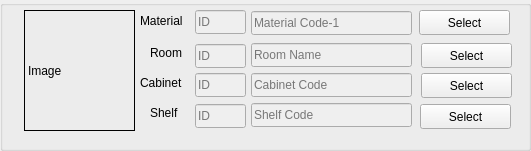
     <widget class="QGroupBox" name="groupBox_24">
      <property name="geometry">
       <rect>
        <x>0</x>
        <y>10</y>
        <width>531</width>
        <height>151</height>
       </rect>
      </property>
      <property name="title">
       <string/>
      </property>
      <widget class="QPushButton" name="pushButton_48">
       <property name="geometry">
        <rect>
         <x>419</x>
         <y>10</y>
         <width>91</width>
         <height>25</height>
        </rect>
       </property>
       <property name="text">
        <string>Select</string>
       </property>
      </widget>
      <widget class="QLabel" name="label_56">
       <property name="geometry">
        <rect>
         <x>140</x>
         <y>73</y>
         <width>51</width>
         <height>20</height>
        </rect>
       </property>
       <property name="text">
        <string>Cabinet</string>
       </property>
      </widget>
      <widget class="QLabel" name="label_11">
       <property name="geometry">
        <rect>
         <x>140</x>
         <y>11</y>
         <width>51</width>
         <height>20</height>
        </rect>
       </property>
       <property name="text">
        <string>Material</string>
       </property>
      </widget>
      <widget class="QLineEdit" name="lineEdit_56">
       <property name="enabled">
        <bool>false</bool>
       </property>
       <property name="geometry">
        <rect>
         <x>251</x>
         <y>11</y>
         <width>161</width>
         <height>24</height>
        </rect>
       </property>
       <property name="echoMode">
        <enum>QLineEdit::Normal</enum>
       </property>
       <property name="placeholderText">
        <string>Material Code-1</string>
       </property>
      </widget>
      <widget class="QLabel" name="label_55">
       <property name="geometry">
        <rect>
         <x>150</x>
         <y>43</y>
         <width>51</width>
         <height>20</height>
        </rect>
       </property>
       <property name="text">
        <string>Room</string>
       </property>
      </widget>
      <widget class="QPushButton" name="pushButton_50">
       <property name="geometry">
        <rect>
         <x>421</x>
         <y>43</y>
         <width>91</width>
         <height>25</height>
        </rect>
       </property>
       <property name="text">
        <string>Select</string>
       </property>
      </widget>
      <widget class="QPushButton" name="pushButton_49">
       <property name="geometry">
        <rect>
         <x>421</x>
         <y>73</y>
         <width>91</width>
         <height>25</height>
        </rect>
       </property>
       <property name="text">
        <string>Select</string>
       </property>
      </widget>
      <widget class="QLineEdit" name="lineEdit_58">
       <property name="enabled">
        <bool>false</bool>
       </property>
       <property name="geometry">
        <rect>
         <x>251</x>
         <y>73</y>
         <width>161</width>
         <height>24</height>
        </rect>
       </property>
       <property name="placeholderText">
        <string>Cabinet Code</string>
       </property>
      </widget>
      <widget class="QLineEdit" name="lineEdit_57">
       <property name="enabled">
        <bool>false</bool>
       </property>
       <property name="geometry">
        <rect>
         <x>251</x>
         <y>43</y>
         <width>161</width>
         <height>24</height>
        </rect>
       </property>
       <property name="placeholderText">
        <string>Room Name</string>
       </property>
      </widget>
      <widget class="QLabel" name="label_57">
       <property name="geometry">
        <rect>
         <x>150</x>
         <y>103</y>
         <width>31</width>
         <height>20</height>
        </rect>
       </property>
       <property name="text">
        <string>Shelf</string>
       </property>
      </widget>
      <widget class="QLineEdit" name="lineEdit_59">
       <property name="enabled">
        <bool>false</bool>
       </property>
       <property name="geometry">
        <rect>
         <x>251</x>
         <y>103</y>
         <width>161</width>
         <height>24</height>
        </rect>
       </property>
       <property name="placeholderText">
        <string>Shelf Code</string>
       </property>
      </widget>
      <widget class="QPushButton" name="pushButton_51">
       <property name="geometry">
        <rect>
         <x>420</x>
         <y>104</y>
         <width>91</width>
         <height>25</height>
        </rect>
       </property>
       <property name="text">
        <string>Select</string>
       </property>
      </widget>
      <widget class="QLabel" name="label_62">
       <property name="geometry">
        <rect>
         <x>24</x>
         <y>10</y>
         <width>111</width>
         <height>121</height>
        </rect>
       </property>
       <property name="frameShape">
        <enum>QFrame::Box</enum>
       </property>
       <property name="text">
        <string>Image</string>
       </property>
      </widget>
      <widget class="QLineEdit" name="lineEdit_70">
       <property name="enabled">
        <bool>false</bool>
       </property>
       <property name="geometry">
        <rect>
         <x>195</x>
         <y>10</y>
         <width>51</width>
         <height>24</height>
        </rect>
       </property>
       <property name="text">
        <string/>
       </property>
       <property name="echoMode">
        <enum>QLineEdit::Normal</enum>
       </property>
       <property name="placeholderText">
        <string>ID</string>
       </property>
      </widget>
      <widget class="QLineEdit" name="lineEdit_71">
       <property name="enabled">
        <bool>false</bool>
       </property>
       <property name="geometry">
        <rect>
         <x>195</x>
         <y>44</y>
         <width>51</width>
         <height>24</height>
        </rect>
       </property>
       <property name="text">
        <string/>
       </property>
       <property name="echoMode">
        <enum>QLineEdit::Normal</enum>
       </property>
       <property name="placeholderText">
        <string>ID</string>
       </property>
      </widget>
      <widget class="QLineEdit" name="lineEdit_72">
       <property name="enabled">
        <bool>false</bool>
       </property>
       <property name="geometry">
        <rect>
         <x>195</x>
         <y>73</y>
         <width>51</width>
         <height>24</height>
        </rect>
       </property>
       <property name="text">
        <string/>
       </property>
       <property name="echoMode">
        <enum>QLineEdit::Normal</enum>
       </property>
       <property name="placeholderText">
        <string>ID</string>
       </property>
      </widget>
      <widget class="QLineEdit" name="lineEdit_73">
       <property name="enabled">
        <bool>false</bool>
       </property>
       <property name="geometry">
        <rect>
         <x>195</x>
         <y>104</y>
         <width>51</width>
         <height>24</height>
        </rect>
       </property>
       <property name="text">
        <string/>
       </property>
       <property name="echoMode">
        <enum>QLineEdit::Normal</enum>
       </property>
       <property name="placeholderText">
        <string>ID</string>
       </property>
      </widget>
     </widget>
